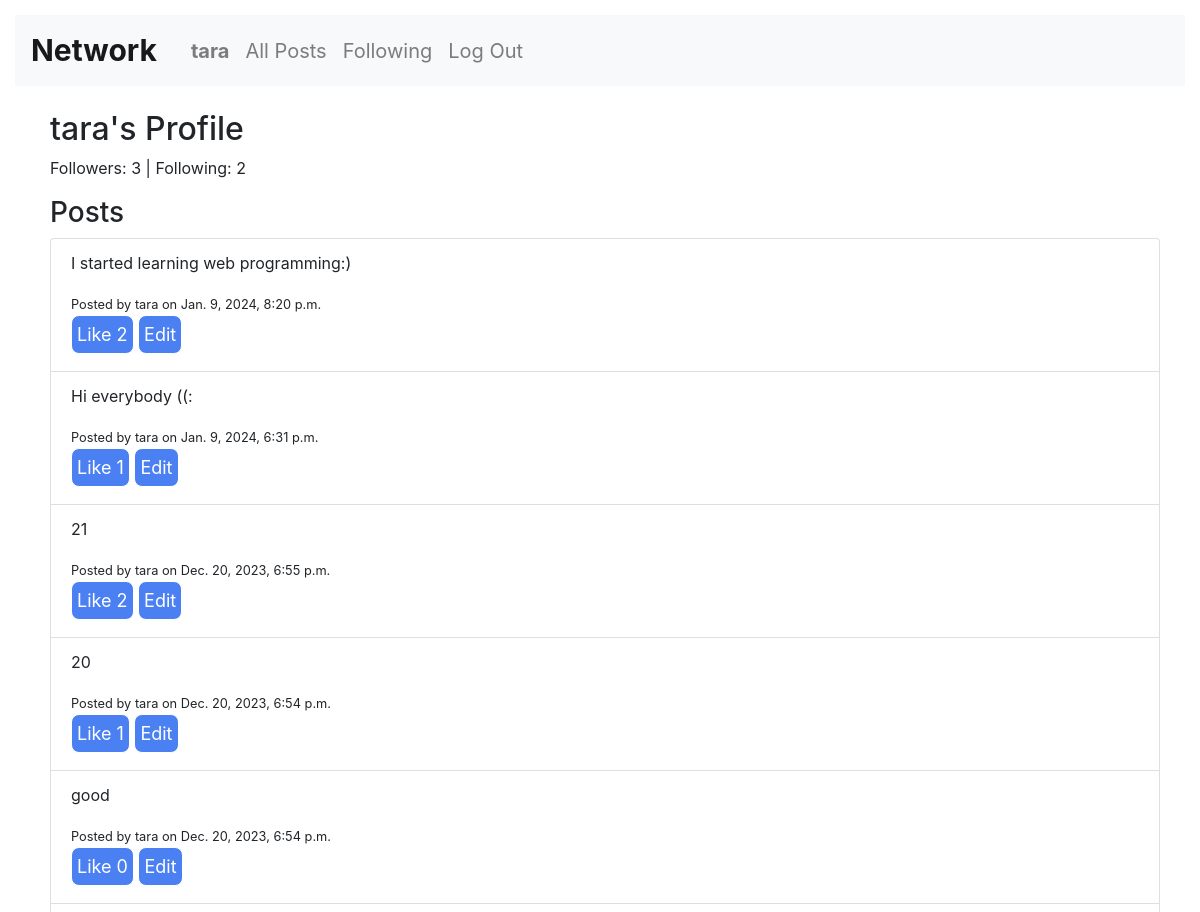
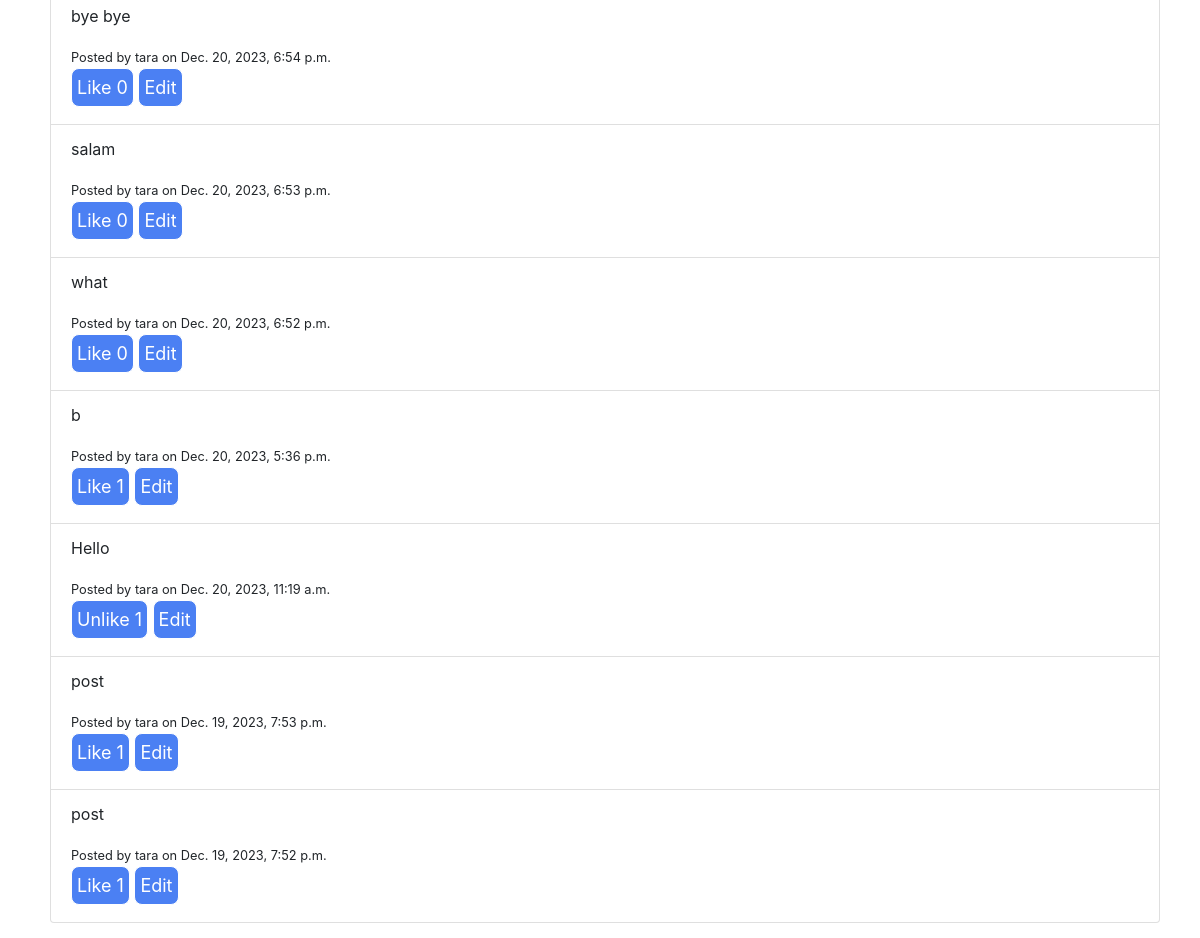
The page /profile/tara/ (signed in) on the database its author committed (2 pictures, top to bottom).
### network/models.py (models this page shows, shortened)
class User(AbstractUser):
    posts = models.ForeignKey('Post', on_delete=models.CASCADE, default=None, blank=True, null=True)
    followers = models.ManyToManyField('self', blank=True, symmetrical=False, related_name='user_followers')
    following = models.ManyToManyField('self', blank=True, symmetrical=False, related_name='user_following')

class Post(models.Model):
    writer = models.ForeignKey(User, on_delete=models.CASCADE, default=None, null=True, blank=True)
    content = models.CharField(max_length=250)
    timestamp = models.DateTimeField(auto_now_add=True)
    likes = models.ManyToManyField(User, related_name='user_likes', blank=True)

### network/views.py (the view, shortened to what this page needs)
# urls.py: path('profile/<str:username>/', views.profile, name='profile'),
@login_required
@csrf_exempt
def profile(request, username):
    viewed_user = get_object_or_404(User, username=username)
    current_user = request.user
    is_own_profile = current_user == viewed_user
    if current_user in viewed_user.followers.all():
        is_following = True
        print(viewed_user.followers.all())
        print(current_user)
        print(viewed_user)
    else:
        is_following = False
    context = {
        'viewed_user': viewed_user,
        'current_user': current_user,
        'is_own_profile': is_own_profile,
        'followers_count': viewed_user.followers.count(),
        'following_count': viewed_user.following.count(),
        'user_posts': Post.objects.filter(writer=viewed_user).order_by('-timestamp'),
        'is_following': is_following,
    }
    return render(request, 'network/profile.html', context)

### network/templates/network/profile.html (shortened to what this page needs)
{% extends "network/layout.html" %}
{% load static %}
{% block body %}
   <div class="container mt-4">
       <h2>{{ viewed_user.username }}'s Profile</h2>
       <p id="followers-count">Followers: {{ followers_count }} | Following: {{ following_count }}</p>
       <h3>Posts</h3>
       {% if user_posts %}
           <ul class="list-group">
           {% for post in user_posts %}
               <li class="list-group-item">
                   <p>{{ post.content }}</p>
                   <small>Posted by {{ post.writer.username }} on {{ post.timestamp }}</small><br>
                   <button class="likeButton" data-post-id="{{ post.id }}">
                       {% if user in post.likes.all %}Unlike{% else %}Like{% endif %}
                       <span class='l_num' data-post-id='{{ post.id }}'> {{ post.likes.count }}</span>
                   </button>
                   {% if user.is_authenticated and user == post.writer %}
                       <button class="edit-btn" data-post-id="{{ post.id }}">Edit</button>
                   {% endif %}
               </li>
           {% endfor %}
           </ul>
       {% else %}
           <p>No posts yet.</p>
       {% endif %}
   </div>
{% endblock %}

### network/templates/network/layout.html (shortened to what this page needs)
{% load static %}
<!DOCTYPE html>
<html lang="en">
    <head>
        <link rel="stylesheet" href="https://stackpath.bootstrapcdn.com/bootstrap/4.4.1/css/bootstrap.min.css">
        <link href="{% static 'network/styles.css' %}" rel="stylesheet">
    </head>
    <body>
        <nav class="navbar navbar-expand-lg navbar-light bg-light">
            <a class="navbar-brand" href="{% url 'all_posts' %}">Network</a>
            <div>
              <ul class="navbar-nav mr-auto">
                {% if user.is_authenticated %}
                    <li class="nav-item">
                        <a class="nav-link" href="{% url 'profile' username=user.username %}"><strong>{{user.username}}</strong></a>
                    </li>
                {% endif %}
                <li class="nav-item">
                  <a class="nav-link" href="{% url 'all_posts' %}">All Posts</a>
                </li>
                {% if user.is_authenticated %}
                    <li class="nav-item">
                        <a class="nav-link" href="{% url 'following_posts' %}">Following</a>
                    </li>
                    <li class="nav-item">
                        <a class="nav-link" href="{% url 'logout' %}">Log Out</a>
                    </li>
                {% endif %}
              </ul>
            </div>
          </nav>
        <div class="body">
            {% block body %}
            {% endblock %}
        </div>
    </body>
</html>

### network/static/network/styles.css (style rules this page uses)
body { padding: 15px; }
div { padding-left: 10px; }
button { background-color: rgb(75, 128, 243); color: white; border: solid 1px white; border-radius: 8px; font-size: 18px; text-align: center; padding: 5px; margin-bottom: 5px; }
.navbar-brand { font-weight: bold; font-size: 30px; color: rgb(237, 163, 237); }
.navbar { font-size: 20px; color: rgb(93, 16, 90); background-color: rgb(232, 227, 139); height: 10%; }
.nav-item { color:rgb(102, 0, 255); }

### rows shown on the page
User: username "tara"
Post: content "I started learning web programming:)", writer.username "tara", timestamp "Jan. 9, 2024, 8:20 p.m.", shows "Like", likes.count "2"
Post: content "Hi everybody ((:", writer.username "tara", timestamp "Jan. 9, 2024, 6:31 p.m.", shows "Like", likes.count "1"
Post: content "21", writer.username "tara", timestamp "Dec. 20, 2023, 6:55 p.m.", shows "Like", likes.count "2"
Post: content "20", writer.username "tara", timestamp "Dec. 20, 2023, 6:54 p.m.", shows "Like", likes.count "1"
Post: content "good", writer.username "tara", timestamp "Dec. 20, 2023, 6:54 p.m.", shows "Like", likes.count "0"
Post: content "bye bye", writer.username "tara", timestamp "Dec. 20, 2023, 6:54 p.m.", shows "Like", likes.count "0"
Post: content "salam", writer.username "tara", timestamp "Dec. 20, 2023, 6:53 p.m.", shows "Like", likes.count "0"
Post: content "what", writer.username "tara", timestamp "Dec. 20, 2023, 6:52 p.m.", shows "Like", likes.count "0"
Post: content "b", writer.username "tara", timestamp "Dec. 20, 2023, 5:36 p.m.", shows "Like", likes.count "1"
Post: content "Hello", writer.username "tara", timestamp "Dec. 20, 2023, 11:19 a.m.", shows "Unlike", likes.count "1"
Post: content "post", writer.username "tara", timestamp "Dec. 19, 2023, 7:53 p.m.", shows "Like", likes.count "1"
Post: content "post", writer.username "tara", timestamp "Dec. 19, 2023, 7:52 p.m.", shows "Like", likes.count "1"

### other values the page prints
{{ followers_count }} "3"
{{ following_count }} "2"
